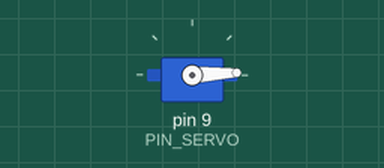
This sketch was run on a simulated Arduino Uno, built with avr-gcc and run on an emulated ATmega328P. Shown: servo.

Above: at 0.05 s.
At 0.9 s:
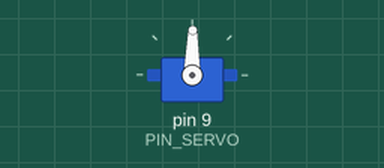
At 1.75 s:
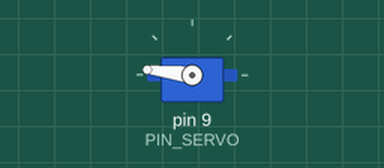
At 3.45 s:
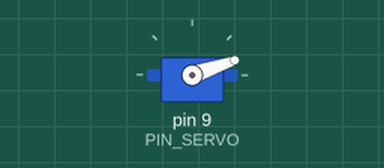
Timing chart, 0 to 8.3 s (numbered marks = the images above):
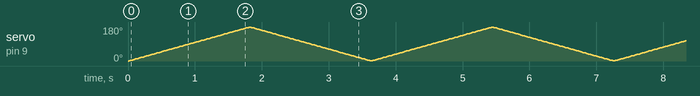

The sketch:

c02_servo_radar.ino
```cpp
#include <Servo.h>

#define PIN_SERVO       9
int angle = 0;
int sw = 1;

Servo servo;

void setup() {
  servo.attach(PIN_SERVO);
}

void loop() {
  servo.write(angle);
  delay(10);
  angle += sw;
  if (angle == 180) {
    sw = -1;
  } else if (angle == 0) {
    sw = 1;
  }
}
```
